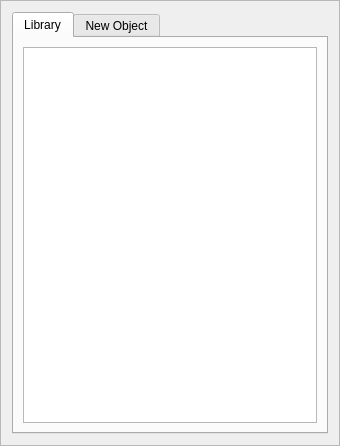
<?xml version="1.0" encoding="UTF-8"?>
<ui version="4.0">
 <class>FrameAddObject</class>
 <widget class="QFrame" name="FrameAddObject">
  <property name="geometry">
   <rect>
    <x>0</x>
    <y>0</y>
    <width>340</width>
    <height>446</height>
   </rect>
  </property>
  <property name="sizePolicy">
   <sizepolicy hsizetype="Preferred" vsizetype="Preferred">
    <horstretch>0</horstretch>
    <verstretch>0</verstretch>
   </sizepolicy>
  </property>
  <property name="windowTitle">
   <string>Frame</string>
  </property>
  <property name="frameShape">
   <enum>QFrame::StyledPanel</enum>
  </property>
  <property name="frameShadow">
   <enum>QFrame::Raised</enum>
  </property>
  <layout class="QVBoxLayout" name="verticalLayout">
   <item>
    <widget class="QTabWidget" name="tabWidget">
     <property name="sizePolicy">
      <sizepolicy hsizetype="Preferred" vsizetype="Preferred">
       <horstretch>0</horstretch>
       <verstretch>0</verstretch>
      </sizepolicy>
     </property>
     <property name="currentIndex">
      <number>0</number>
     </property>
     <widget class="QWidget" name="TLibrary">
      <property name="sizePolicy">
       <sizepolicy hsizetype="Preferred" vsizetype="Preferred">
        <horstretch>0</horstretch>
        <verstretch>0</verstretch>
       </sizepolicy>
      </property>
      <attribute name="title">
       <string>Library</string>
      </attribute>
      <layout class="QVBoxLayout" name="verticalLayout_2">
       <item>
        <widget class="QListWidget" name="LWLibrary">
         <property name="sizePolicy">
          <sizepolicy hsizetype="Expanding" vsizetype="Expanding">
           <horstretch>0</horstretch>
           <verstretch>0</verstretch>
          </sizepolicy>
         </property>
         <property name="iconSize">
          <size>
           <width>100</width>
           <height>100</height>
          </size>
         </property>
         <property name="flow">
          <enum>QListView::TopToBottom</enum>
         </property>
        </widget>
       </item>
      </layout>
     </widget>
     <widget class="QWidget" name="TAddNewObject">
      <attribute name="title">
       <string>New Object</string>
      </attribute>
     </widget>
    </widget>
   </item>
  </layout>
 </widget>
 <resources>
  <include location="MainWindow.qrc"/>
 </resources>
 <connections/>
</ui>
